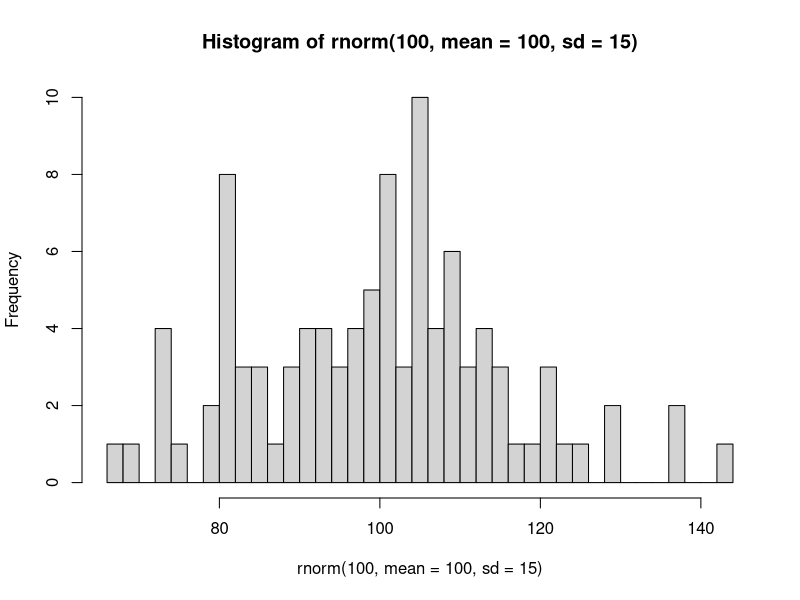
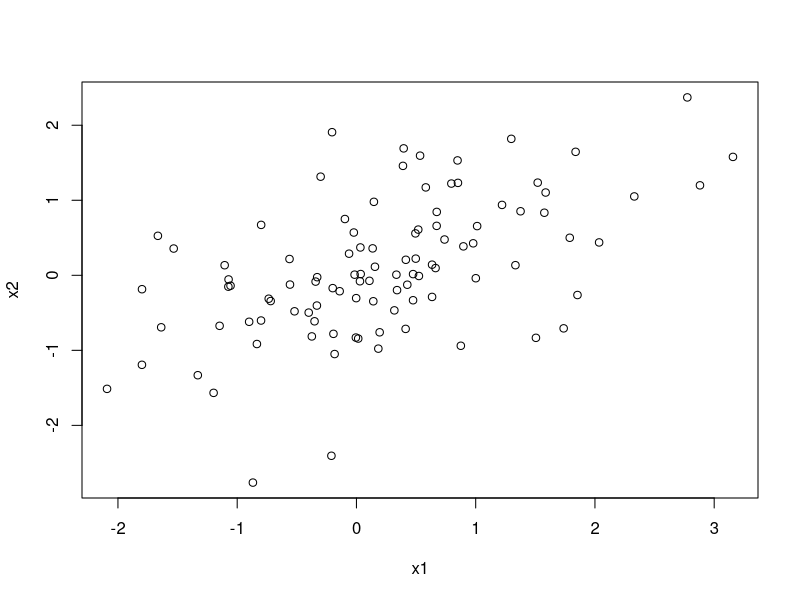
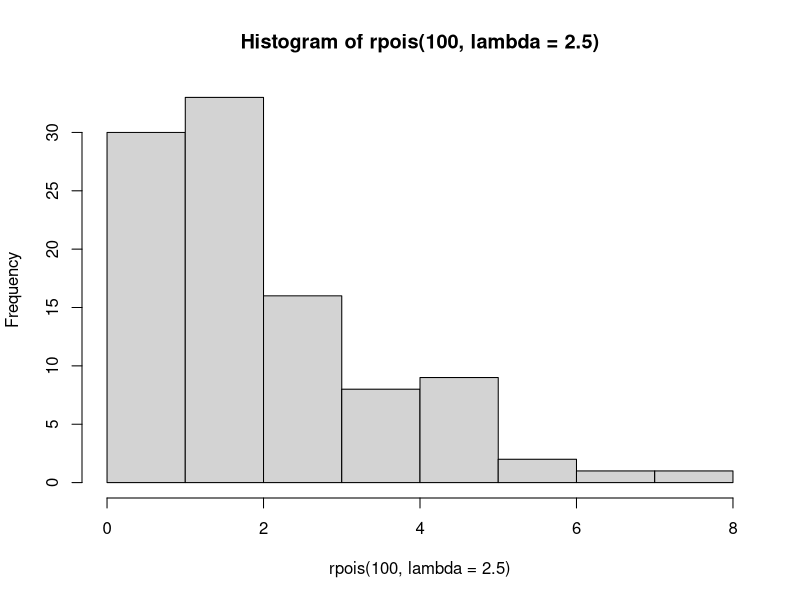
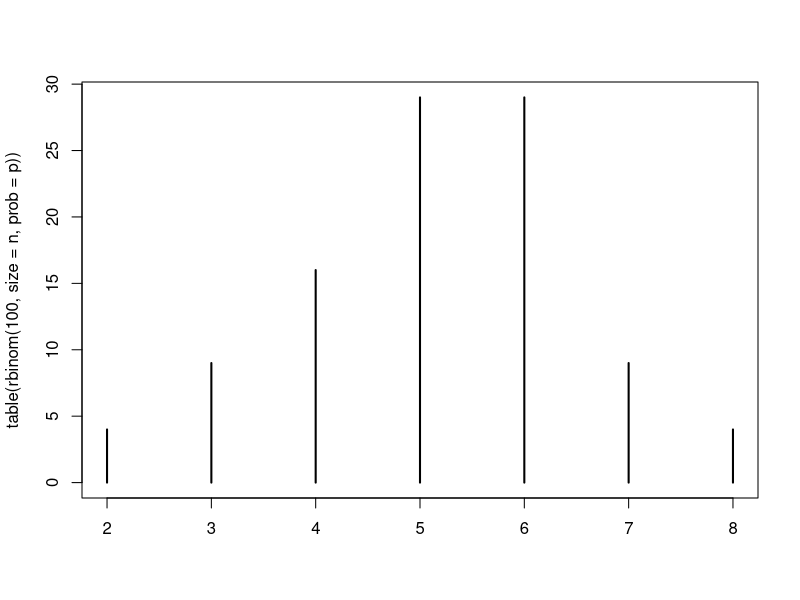
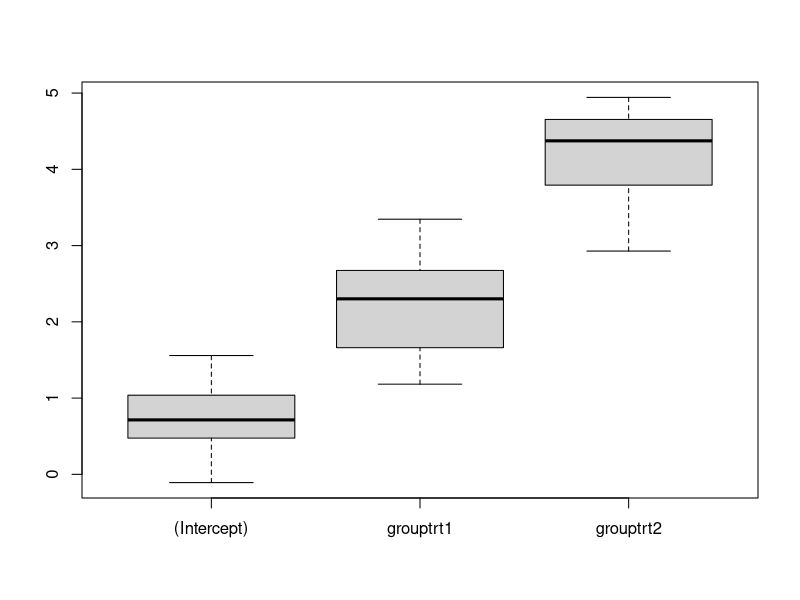
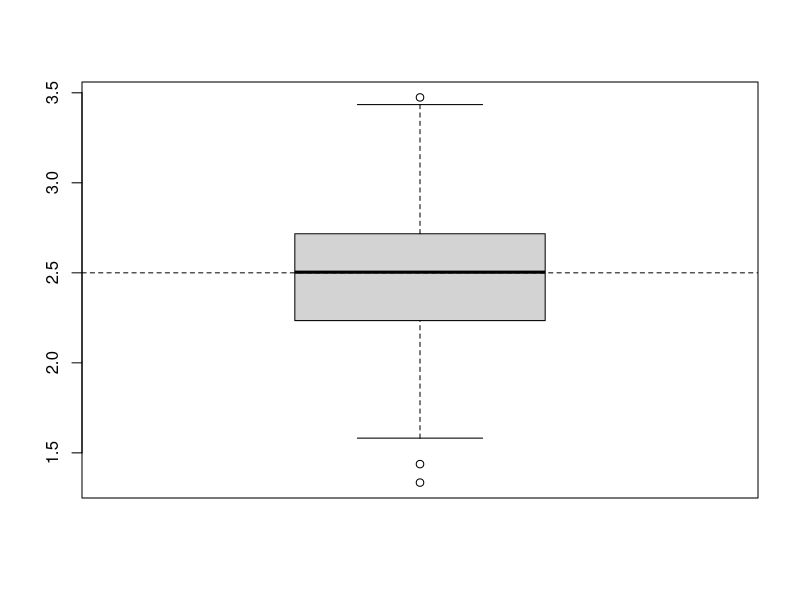
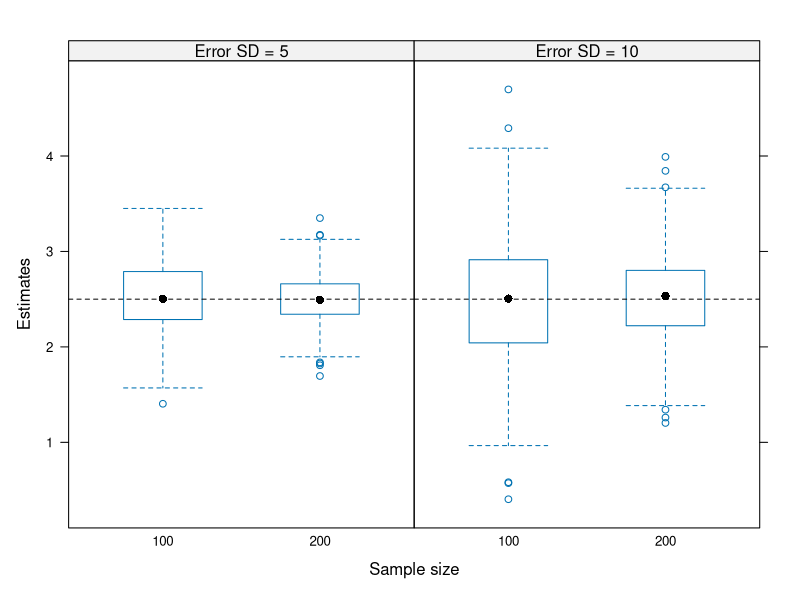

Write the R code that produced these figures, in order.
#' ---
#' title: "Data simulation in R"
#' author: ""
#' date: "Last modified: 2025-09-15"
#' bibliography: ../lit.bib
#' ---
#'
#' In this session, we will use R to simulate data sets. Simulating data can be
#' considered as the key idea behind hypothesis testing in the frequentist
#' framework, where we assume that we can repeat the data collection under
#' identical conditions. In this workshop, I will (hopefully) show you how to
#' use it to draw meaningful conclusions from your data.
#' 

#' # Overview {-}
#'
#' 1. Random numbers generation (`rnorm()`, `runif()`, `rpois()`, `rbinom()`,
#'    etc.)
#' 2. Generate categorical variables (`factor()`, `rep()`)
#' 3. Create data frames containing quantitative and categorical variables
#'    (`data.frame()`, `expand.grid()`, `reshape()`)
#' 4. Drawing many data sets (`replicate()`, for loops)
#' 5. Three functions for simulation studies
#'

#' # Random numbers generation
#'
#' For drawing random numbers from a statistical distribution, the distribution
#' name is prefixed by “r” (random deviate). See `?Distributions` for a list of
#' distributions.
#'

rnorm(10)                # draw from standard normal distribution
runif(10)                # draw from uniform distribution
rpois(10, lambda = 1)    # draw from Poisson distribution

# Sampling with or without replacement from a vector
sample(1:5, size = 10, replace = TRUE)

#'
#' The random numbers generator in R is seeded: Upon restart of R, new random
#' numbers are generated. To replicate the results of a simulation, the seed
#' (starting value) can be set explicitly:

set.seed(1223)  # set seed, so on each run random numbers will be identical
runif(3)

#' ## Normal distribution
#' 
#' The normal distribution with parameters $\mu$ and $\sigma$: $X \sim N(\mu,
#' \sigma^2)$.

rnorm(100, mean = 100, sd = 15) |> hist(breaks = 30)

#' ## Multivariate normal distribution
#'
#' 

MASS::mvrnorm(100,
              mu = c(0, 0),
              Sigma = matrix(c(1, 0.5, 0.5, 1), nrow = 2, ncol = 2)) |>
  plot(xlab = "x1", ylab = "x2")

#' ## Poisson distribution (for count data)
#'
#' The Poisson distribution is a discrete probability distribution that is used
#' to model the probability of a given number of events occurring in a fixed
#' interval of time if these events occur with a known constant mean rate
#' ($\lambda$) and independently of the time since the last event.

rpois(100, lambda = 2.5) |> hist()

#' ## Binomial distribution
#'
#' The binomial distribution with parameters $n$ and $\pi$ is the discrete
#' probability distribution of the number of successes in a sequence of n
#' independent (Bernoulli) experiments: $X \sim Binom(n, \pi)$.
#'
#' Generate data from a binomial model using the function `rbinom()` in R; try
#' out different values of
#'
#' – $n$ (10, 500, 2000)  
#' – the parameter $\pi$ (0.5, 0.8, 0.44, 0.515)  
#'
#' and see how this affects the output.

n <- 10   # 500, 2000
p <- 0.5  # 0.8, 0.44, 0.515

rbinom(100, size = n, prob = p) |> table() |> plot()

#'
#' * With these data, test different null hypotheses using binom.test();
#'   these may or may not coincide with the values of $\pi$ used for data
#'   generation.

x <- rbinom(1, size = 10, prob = 0.3)
binom.test(x, n = 10, p = 0.5)

#'
#' * If you repeat data generation and testing, can you usually reject H0?
#'

pval <- replicate(500, {
  x <- rbinom(1, size = 50, prob = 0.3)
  binom.test(x, n = 50, p = 0.5)$p.value
  }
)

mean(pval < 0.05)


#' # Creating factors
#'
#' It is usually good practice to create categorical variables explicitly as
#' factors. Everything that is not a numeric variable should be a factor (e.g.,
#' id variables).

sex <- factor(rep(c("male", "female"), c(15, 20)),
              levels = c("male", "female", "diverse"))
sex
condition <- factor(rep(1:2, 20), levels = 1:2, labels = c("real", "VR"))
condition
group <- factor(rep(c("ctr", "trt1", "trt2"), each = 5))
group

#'
#' The `levels` argument sets explicitly the ordering of the factor levels. In
#' dummy coding (default in R) the first factor level is taken as the reference
#' category.

model.matrix( ~ group)
contrasts(group)


#' # Data frames
#'
#' When simulating data for a certain experimental design, this is reflected in
#' the structure of your data frame. For the `group` variable from above, the
#' design looks like this

model.matrix( ~ group) |> unique()

#'
#' A linear model will make use of this design and estimate three parameters:
#' \begin{align*}
#'   \beta_0 & = \text{mean of control group} \\
#'   \beta_1 & = \text{effect of treatment group 1} \\
#'   \beta_2 & = \text{effect of treatment group 2} \\
#' \end{align*}

#'
#' For a repeated-measures (within-subjects) design, the data frame will
#' usually be in a long format.

n <- 20

# A and B are recycled to match the length of id
datsim <- data.frame(id = factor(rep(1:n, each = 4)),
                     A = factor(rep(c("a1", "a2"), each = 2)),
                     B = factor(rep(c("b1", "b2"), times = 2)))

xtabs( ~ A + B, datsim)
xtabs( ~ id + A + B, datsim) |> ftable()

# OR

id <- factor(1:n)
A <- factor(c("a1", "a2"))
B <- factor(c("b1", "b2"))

datsim2 <- expand.grid(id = id, A = A, B = B) |> sort_by(~ id + A)

#'
#' We can transform the data frame between long and wide data format with
#' `reshape()`.

datl <- data.frame(id = factor(rep(1:n, each = 7)),
                   time = rep(0:6, times = n),
                   resp = rnorm(n * 7,
                                mean = seq(1, 5, length.out = 7), # seven means
                                sd = 1))

aggregate(resp ~ time, datl, mean)

datw <- reshape(datl, direction = "wide",
                idvar = "id",
                timevar = "time")

colMeans(datw[, -1])

cor(datw[, -1])


#' # Simulate repeatedly
#'
#' * Reading material on functional programming in R [@Wickham2019first]
#'   - http://adv-r.had.co.nz/Functions.html
#'   - http://adv-r.had.co.nz/Functional-programming.html
#'   - http://adv-r.had.co.nz/Functionals.html

set.seed(1133)
replicate(3, rnorm(10), simplify = FALSE)

set.seed(1133)
replicate(3, rnorm(10))

# Using a for loop

## Create an empty list
l1 <- vector(mode = "list", length = 3)

## Loop to add elements to the list
for(i in 1:3) {
  l1[[i]] <- rnorm(10)
}
l1

## Grow a matrix
mat <- NULL

for(i in 1:3) {
  mat <- cbind(mat, rnorm(10))
}
mat

#' ## Simulate many data sets

# Create a list of data sets

data_sets <- replicate(20, {
  data.frame(id = factor(1:15),
             group = rep(c("ctr", "trt1", "trt2"), times = 5),
             resp = rnorm(5 * 3,
                          mean = c(1, 3, 5), # three means
                          sd = 1))
                },
  simplify = FALSE
)

data_sets[[1]]

# Use apply functions to fit model to each data set

fit_model <- function(data) {
  lm(resp ~ group, data = data)
}

models <- lapply(data_sets, fit_model)  # create list of fitted models

summary(models[[1]])

pars <- sapply(models, coef)

rowMeans(pars)
boxplot(t(pars))

#' ## Example: Type I error

lm0 <- lm(dist ~ 1, cars)       # H0
lm1 <- lm(dist ~ speed, cars)   # H1

nsim <- 1000
pval <- numeric(nsim)

for (i in 1:nsim) {
  sim <- simulate(lm0)$sim_1
  fit <- lm(sim ~ speed, cars)
  pval[i] <- summary(fit)$coef["speed", "Pr(>|t|)"]
}

# Type I error
mean(pval < 0.05)

#' # Three functions for simulation studies
#'
#' In the following part we will again look at the three functions @Strobl2024
#' recommend when conducting simulation studies.
#'
#' 1. `dgp`= data generating rpocess
#' 2. `one_simulation` = a single simulation run
#' 3. `simulation_study` = complete simulation design
#'
#' This is the example already
#' presented on the slides where we simulate the slope parameter in a simple
#' regression and look at how this parameter estimation is influenced by number
#' of observations and assumed variability of the data.
#'
#' Possible research questions:
#' 1. How much do the estimated slope coefficients deviate from the true slope
#'    coefficient for a given sample size?
#' 2. How does the accuracy of the estimation change when we alter the sample
#'    size?
#'

#' ## Data generating process
#'
#' To generate data from the simple linear regression model, we need to specify
#' the parameters $\beta_0$ and $\beta_1$ the variance $\sigma_{\varepsilon}^2$
#' or standard deviation $\sigma_{\varepsilon}$ of the error distribution, the
#' distribution from which we draw the $x$ values (commonly: uniform
#' distribution or normal distribution), and the sample size $npers$.

npers <- 100
s_err <- 5
beta  <- c(1.5, 2.5)

#'
#' The simple linear regression model assumes $\varepsilon_p \sim N(0,
#' \sigma_{\varepsilon}^2)$. Random, normally distributed values can be
#' generated in R using `rnorm()`.

err <- rnorm(n = npers, mean = 0, sd = s_err)

# Generating the $x$ and $y$ values
x <- runif(n = npers, min = 0, max = 5)
beta <- c(1.5, 2.5)
y <- beta[1] + beta[2] * x + err

# Saving as a data frame
dat <- data.frame(x = x, y = y)

# Combine these steps into a function
dgp <- function(npers, beta, s_err){
  x <- runif(n = npers, min = 0, max = 5)
  err <- rnorm(n = npers, mean = 0, sd = s_err)
  y <- beta[1] + beta[2] * x + err
  dat <- data.frame(x = x, y = y)
  return(dat)
}

# Generate different data sets
dgp(npers = 100, beta = c(1.5, 2.5), s_err = 5) |> head()
dgp(npers = 100, beta = c(1.5, 2.5), s_err = 5) |> head()

#' ## A single simulation run

one_simulation <- function(npers, beta, s_err){
  dat <- dgp(npers = npers, beta = beta, s_err = s_err)
  model <- lm(y ~ x, data = dat)
  slope_est <- coef(model)[2]
  return(slope_est)
}

# Run one simulation
one_simulation(npers = 100, beta = c(1.5, 2.5), s_err = 5)

# 500 simulation runs
niter <- 500
slope_est <- rep(NA, niter)
for(i in 1:niter) {
  slope_est[i] <- one_simulation(npers = 100, 
                                 beta = c(1.5, 2.5), 
                                 s_err = 5)
}

slope_est |> head()

boxplot(slope_est)
abline(h = 2.5, lty = 2)

#' ## Complete simulation design

simulation_study <- function(niter, npers, beta, s_err){
  prs <- expand.grid(i = 1:niter, npers = npers, 
                     s_err = s_err)
  slope_est <- rep(NA, nrow(prs))
  for(i in 1:nrow(prs)) {
    slope_est[i] <- one_simulation(npers = prs$npers[i],
                                   beta = beta,
                                   s_err = prs$s_err[i])
  }
  return(cbind(prs, slope_est))
}

# The function expand.grid()
niter <- 2
factor_1 <- c("a", "b")
factor_2 <- c(5, 10)
expand.grid(i = 1:niter, variant = factor_1, quantity = factor_2)

#' ## Conducting the simulation

sim_results <- simulation_study(niter = 500,
                                npers = c(100, 200),
                                beta = c(1.5, 2.5),
                                s_err = c(5, 10))
sim_results |> head()

# Visualize results
library("lattice")

bwplot(slope_est ~ factor(npers) | factor(s_err),
       data = sim_results,
       xlab = "Sample size",
       ylab = "Estimates",
       strip = lattice::strip.custom(var.name = "Error SD",
                            sep = " = ", strip.names = TRUE),
       panel = function(...){
         panel.bwplot(...)
         panel.abline(h = 2.5, lty = 2)
       }
)

#' ## References {-}

